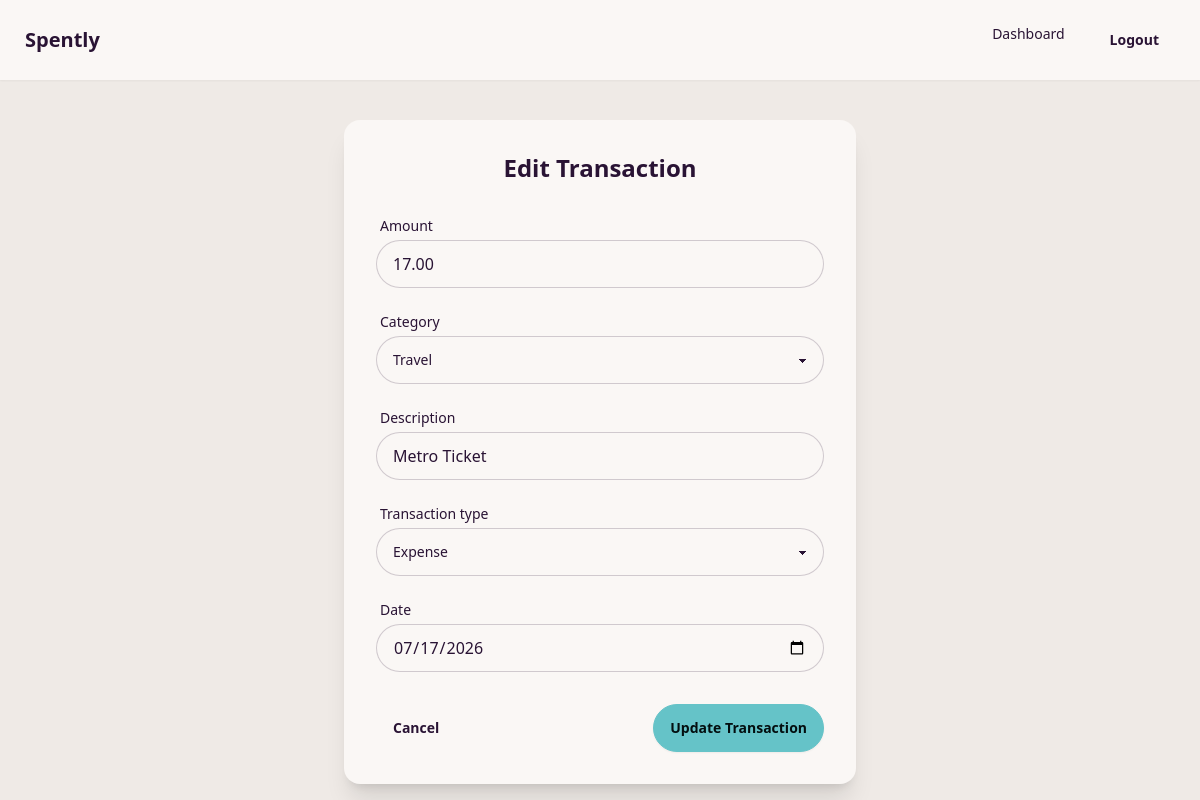
The page /edit-transaction/3/ (signed in) on the database its author committed.
### tracker/models.py (models this page shows, shortened)
class Transaction(models.Model):
    TRANSACTION_TYPES = [
        ('INCOME', 'Income'),
        ('EXPENSE', 'Expense'),
    ]
    user = models.ForeignKey(User, on_delete=models.CASCADE)
    amount = models.DecimalField(max_digits=10, decimal_places=2)
    date = models.DateField()
    category = models.ForeignKey(Category, on_delete=models.SET_NULL, null=True)
    description = models.CharField(max_length=255)
    transaction_type = models.CharField(max_length=7, choices=TRANSACTION_TYPES)

### tracker/views.py (the view)
# urls.py: path('edit-transaction/<int:pk>/', views.edit_transaction, name='edit_transaction'),
@login_required(login_url='login_view')
def edit_transaction(request, pk):
    transaction = get_object_or_404(Transaction, pk=pk, user=request.user)
    if request.method == 'POST':
        form = TransactionForm(request.POST, instance=transaction)
        if form.is_valid():
            form.save()
            return redirect('dashboard')
    else:
        form = TransactionForm(instance=transaction)
    return render(request, 'tracker/edit_transaction.html', {'form': form})

### tracker/forms.py
class TransactionForm(forms.ModelForm):
    class Meta:
        model = Transaction
        fields = ['amount', 'category', 'description', 'transaction_type', 'date']
        widgets = {
            'date': forms.DateInput(attrs={'type': 'date', 'class': 'input input-bordered w-full'}),
            'amount': forms.NumberInput(attrs={'class': 'input input-bordered w-full'}),
            'description': forms.TextInput(attrs={'class': 'input input-bordered w-full'}),
            'category': forms.Select(attrs={'class': 'select select-bordered w-full'}),
            'transaction_type': forms.Select(attrs={'class': 'select select-bordered w-full'}),
        }

### tracker/models.py (called while the page is built)
    def __str__(self):
        return self.name

### tracker/templates/tracker/edit_transaction.html (shortened to what this page needs)
{% extends 'tracker/base.html' %}
{% block content %}
<div class="flex justify-center items-center mt-10 mb-10">
    <div class="card w-full max-w-lg bg-base-100 shadow-xl">
        <div class="card-body">
            <h2 class="card-title text-2xl font-bold justify-center mb-4">Edit Transaction</h2>
            <form method="POST">
                <div class="form-control w-full flex flex-col gap-4">
                    {% for field in form %}
                        <div>
                            <label class="label pb-1">
                                <span class="label-text font-medium">{{ field.label }}</span>
                            </label>
                            {{ field }}
                        </div>
                    {% endfor %}
                </div>
                <div class="card-actions justify-between mt-8">
                    <a href="{% url 'dashboard' %}" class="btn btn-ghost">Cancel</a>
                    <button type="submit" class="btn btn-primary">Update Transaction</button>
                </div>
            </form>
        </div>
    </div>
</div>
{% endblock content %}

### rows shown on the page
Transaction: form "17.00" "Travel" "Metro Ticket" "Expense" "07/17/2026"

### other values the page prints
{{ field.label }} "Amount" "Category" "Description" "Transaction type" "Date"
